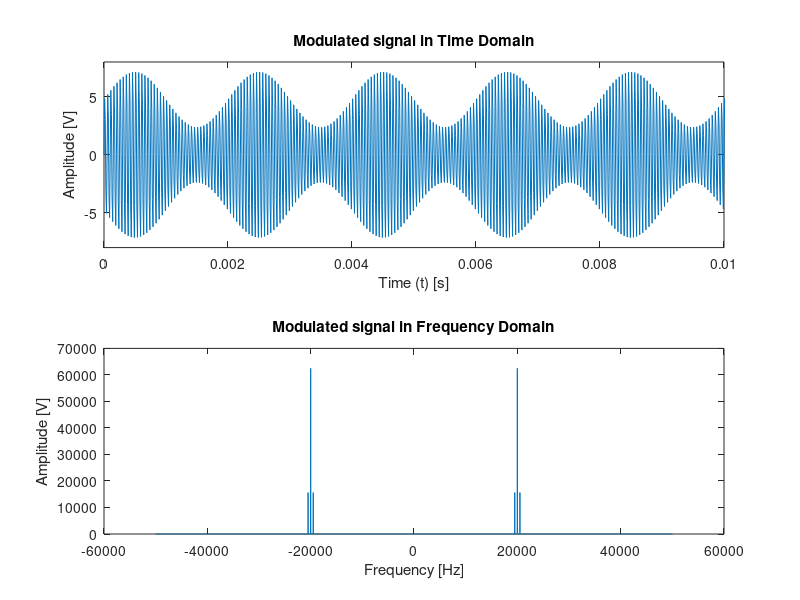
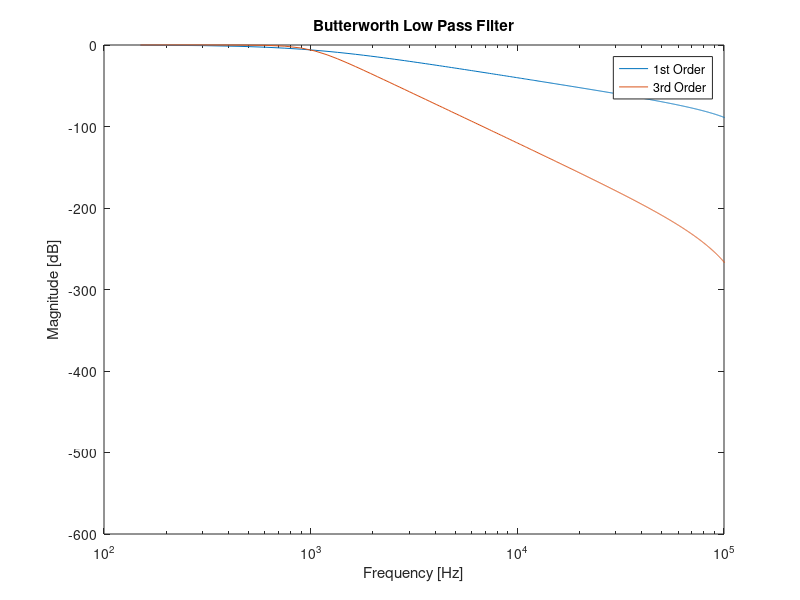
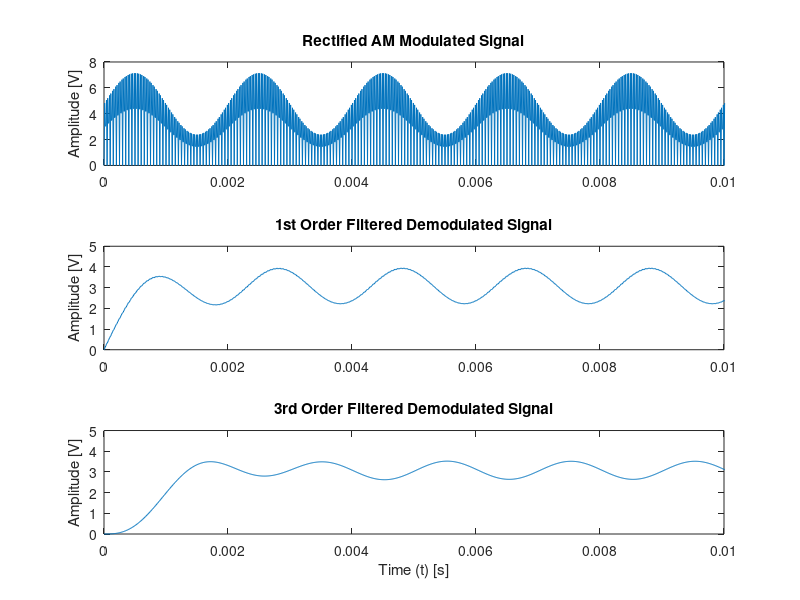

Recreate these plots in MATLAB, in order.
%Plot the modulated signal in time and frequency domain
Fs=100000;                  %given values
Fc=20000;
Fm=500;
N=25000;
m=0.5;
t=0:1/Fs:(N*(1/Fs)-(1/Fs)); %domains
f=(-Fs/2):Fs/N:Fs/2-Fs/N;
wc=2*pi*Fc;                 %functions
wm=2*pi*Fm;
car=5*sin(wc*t); 
mod=sin(wm*t);
x=(1+m*mod).*car;
x_fft=fft(x);
x_fft=fftshift(abs(x_fft));
figure (1);                 %plotting
subplot(2,1,1);   
plot(t,x);
xlabel('Time (t) [s]');
ylabel('Amplitude [V]');
title('Modulated signal in Time Domain');
xlim([0,0.01]);
ylim([-8,8]);
subplot(2,1,2);
plot(f,x_fft);
xlabel('Frequency [Hz]');
ylabel('Amplitude [V]');
title('Modulated signal in Frequency Domain');

%Designing first and third order butterworth filters   ,
fs=300000;
fc=1000;
[b1,a1]=butter(1,(fc/(fs/2)));
[b3,a3]=butter(3,(fc/(fs/2)));
[h1,f1]=freqz(b1,a1,1000,fs);
[h3,f3]=freqz(b3,a3,1000,fs);
hdB1=20*log10(h1.*conj(h1));
hdB3=20*log10(h3.*conj(h3));
figure(2);
semilogx(f1, hdB1);
hold on;
semilogx(f3,hdB3);
title('Butterworth Low Pass Filter');
xlabel('Frequency [Hz]');
ylabel('Magnitude [dB]');
xlim([100,100000]);
legend('1st Order','3rd Order');

%Rectifying the AM signal
abs_x=abs(x);
figure(3);
subplot(3,1,1);
plot(t,abs_x);
title('Rectified AM Modulated Signal');
xlim([0,0.01]);
ylim([0,8]);
ylabel('Amplitude [V]');
%1st order filter
x1 = filter(b1, a1, abs_x);
subplot(3,1,2);
plot(t, x1);
title('1st Order Filtered Demodulated Signal');        ,
ylabel('Amplitude [V]');
xlim([0, 0.01]);
ylim([0,5]);
%3rd order filter
x3 = filter(b3, a3, abs_x);
subplot(3,1,3);
plot(t, x3);
title('3rd Order Filtered Demodulated Signal');
xlabel('Time (t) [s]');
ylabel('Amplitude [V]');
xlim([0,0.01]);
ylim([0,5]);

